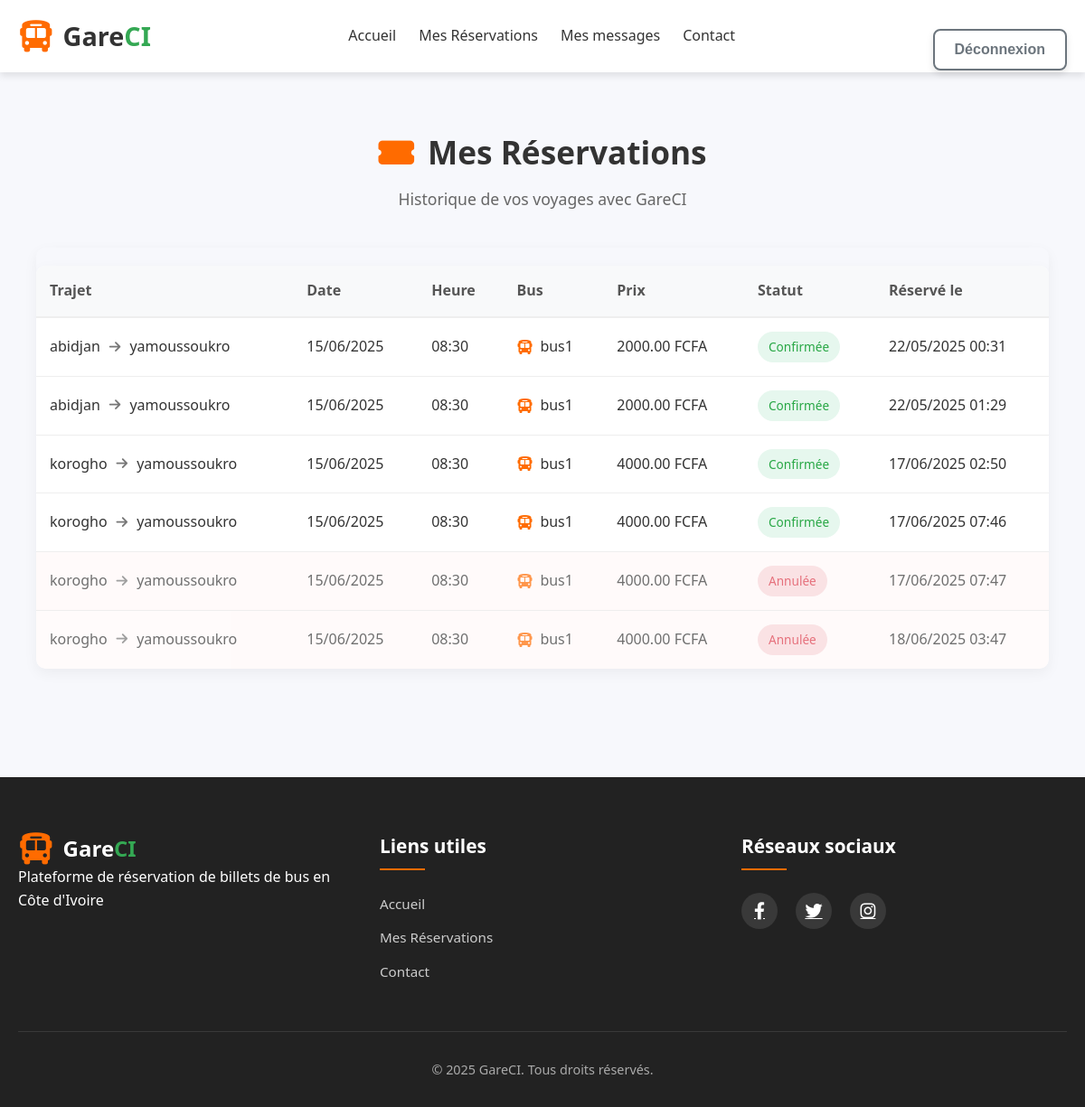
The page /reservations/list/ (signed in) on the database its author committed.
### reservations/models.py (models this page shows, shortened)
class Reservation(models.Model):
    STATUS_CHOICES = [
        ('P', 'En attente'),
        ('C', 'Confirmée'),
        ('X', 'Annulée'),
    ]
    user = models.ForeignKey(settings.AUTH_USER_MODEL, on_delete=models.CASCADE)
    departure = models.ForeignKey(Departure, on_delete=models.CASCADE)
    status = models.CharField(max_length=1, choices=STATUS_CHOICES, default='P')
    booked_at = models.DateTimeField(auto_now_add=True)

### trips/models.py (models this page shows, shortened)
class Departure(models.Model):
    trip = models.ForeignKey(Trip, on_delete=models.CASCADE)
    bus = models.ForeignKey(Bus, on_delete=models.CASCADE)
    date = models.DateField()
    time = models.TimeField()
    is_active = models.BooleanField(default=True)
    class Meta:
        ordering = ['date', 'time']  # Tri par défaut par date puis heure

class Trip(models.Model):
    origin = models.CharField(max_length=100)       # Ville de départ
    destination = models.CharField(max_length=100)  # Ville d'arrivée
    category = models.ForeignKey(Category, on_delete=models.CASCADE)
    description = models.TextField(blank=True)
    price = models.DecimalField(max_digits=10, decimal_places=2, default=0)  # Prix du trajet

class Bus(models.Model):
    name = models.CharField(max_length=100)
    capacity = models.PositiveIntegerField()
    def __str__(self):
        return self.name

### reservations/views.py (the view)
# urls.py: path('reservations/', ReservationAdminListView.as_view(), name='reservation_list'),
@login_required
def reservation_list(request):
    reservations = Reservation.objects.filter(user=request.user)
    return render(request, 'reservations/reservation_list.html', {'reservations': reservations})

### reservations/templates/reservations/reservation_list.html (shortened to what this page needs)
{% extends 'base.html' %}
{% block content %}
<div class="reservations-container">
    <div class="reservations-header">
        <h1><i class="fas fa-ticket-alt"></i> Mes Réservations</h1>
        <p class="subtitle">Historique de vos voyages avec GareCI</p>
    </div>
    {% if user.is_authenticated %}
        {% if reservations %}
        <div class="reservations-table-container">
            <table class="reservations-table">
                <thead>
                    <tr>
                        <th>Trajet</th>
                        <th>Date</th>
                        <th>Heure</th>
                        <th>Bus</th>
                        <th>Prix</th>
                        <th>Statut</th>
                        <th>Réservé le</th>
                    </tr>
                </thead>
                <tbody>
                    {% for reservation in reservations %}
                    <tr class="reservation-row {% if reservation.status == 'X' %}cancelled{% elif reservation.status == 'P' %}pending{% endif %}">
                        <td data-label="Trajet">
                            <div class="trip-info">
                                <span class="origin">{{ reservation.departure.trip.origin }}</span>
                                <i class="fas fa-arrow-right"></i>
                                <span class="destination">{{ reservation.departure.trip.destination }}</span>
                            </div>
                        </td>
                        <td data-label="Date">{{ reservation.departure.date|date:"d/m/Y" }}</td>
                        <td data-label="Heure">{{ reservation.departure.time|time:'H:i' }}</td>
                        <td data-label="Bus">
                            <div class="bus-info">
                                <i class="fas fa-bus"></i> {{ reservation.departure.bus }}
                            </div>
                        </td>
                        <td data-label="Prix">{{ reservation.departure.trip.price }} FCFA</td>
                        <td data-label="Statut">
                            <span class="status-badge
                                {% if reservation.status == 'C' %}confirmed
                                {% elif reservation.status == 'P' %}pending
                                {% else %}cancelled{% endif %}">
                                {% if reservation.status == 'P' %}En attente
                                {% elif reservation.status == 'C' %}Confirmée
                                {% elif reservation.status == 'X' %}Annulée{% endif %}
                            </span>
                        </td>
                        <td data-label="Réservé le">{{ reservation.booked_at|date:'d/m/Y H:i' }}</td>
                    </tr>
                    {% endfor %}
                </tbody>
            </table>
        </div>
        {% endif %}
    {% endif %}
</div>
{% endblock %}

### static/css/base.css (style rules this page uses)
:root { --primary-color: #FF6B00; --secondary-color: #34A853; --text-color: #333; --bg-color: #f9f9f9; --footer-bg: #222; --shadow-default: 0 4px 8px rgba(0, 0, 0, 0.1); }
* { margin: 0; padding: 0; box-sizing: border-box; }
body { font-family: 'Segoe UI', Tahoma, Geneva, Verdana, sans-serif; line-height: 1.6; color: var(--text-color); background-color: var(--bg-color); position: relative; min-height: 100vh; }

### static/css/home.css (style rules this page uses)
* { margin: 0; padding: 0; box-sizing: border-box; }
body { font-family: 'Segoe UI', Tahoma, Geneva, Verdana, sans-serif; line-height: 1.6; color: #333; background-color: #f7f8fc; min-height: 100vh; display: flex; flex-direction: column; }
.reservations-table { width: 100%; border-collapse: collapse; background-color: white; border-radius: 10px; box-shadow: 0 5px 15px rgba(0, 0, 0, 0.05); overflow: hidden; margin-top: 20px; }
.reservations-table th, .reservations-table td { padding: 12px 15px; text-align: left; border-bottom: 1px solid #e0e0e0; }
.reservations-table th { background-color: #f9f9f9; font-weight: 600; }

### static/css/reservationliste.css (style rules this page uses)
.reservations-container { max-width: 1200px; margin: 40px auto; padding: 0 20px; }
.reservations-header { text-align: center; margin-bottom: 40px; }
.reservations-header h1 { color: #333; font-size: 2.2rem; margin-bottom: 10px; display: flex; align-items: center; justify-content: center; }
.reservations-header h1 i { margin-right: 15px; color: #FF6B00; }
.reservations-header .subtitle { color: #666; font-size: 1.1rem; }
.reservations-table-container { overflow-x: auto; box-shadow: 0 5px 15px rgba(0, 0, 0, 0.05); border-radius: 10px; margin-bottom: 40px; }
.reservations-table { width: 100%; border-collapse: collapse; background-color: white; }
.reservations-table th { background-color: #f8f9fa; padding: 15px; text-align: left; font-weight: 600; color: #555; border-bottom: 2px solid #eee; }
.reservations-table td { padding: 15px; border-bottom: 1px solid #eee; vertical-align: middle; }
.reservations-table tr:last-child td { border-bottom: none; }
.reservation-row.cancelled { opacity: 0.7; background-color: #fff9f9; }
.trip-info { display: flex; align-items: center; gap: 10px; }
.trip-info i { color: #777; font-size: 0.9rem; }
.bus-info { display: flex; align-items: center; gap: 8px; }
.bus-info i { color: #FF6B00; }
.status-badge { display: inline-block; padding: 6px 12px; border-radius: 20px; font-size: 0.85rem; font-weight: 500; }
.status-badge.confirmed { background-color: #e6f7ee; color: #28a745; }
.status-badge.cancelled { background-color: #f8d7da; color: #dc3545; }

### static/css/search.css (style rules this page uses)
.trip-info { display: flex; align-items: center; gap: 10px; }
.trip-info i { color: #777; font-size: 0.9rem; }
.bus-info { display: flex; align-items: center; gap: 8px; }
.bus-info i { color: #FF6B00; }

### rows shown on the page
Reservation: departure.trip.origin "abidjan", departure.trip.destination "yamoussoukro", departure "15/06/2025", departure.time "08:30", departure.bus "bus1", departure.trip.price "2000.00", status "Confirmée", booked_at "22/05/2025 00:31"
Reservation: departure.trip.origin "abidjan", departure.trip.destination "yamoussoukro", departure "15/06/2025", departure.time "08:30", departure.bus "bus1", departure.trip.price "2000.00", status "Confirmée", booked_at "22/05/2025 01:29"
Reservation: departure.trip.origin "korogho", departure.trip.destination "yamoussoukro", departure "15/06/2025", departure.time "08:30", departure.bus "bus1", departure.trip.price "4000.00", status "Confirmée", booked_at "17/06/2025 02:50"
Reservation: departure.trip.origin "korogho", departure.trip.destination "yamoussoukro", departure "15/06/2025", departure.time "08:30", departure.bus "bus1", departure.trip.price "4000.00", status "Confirmée", booked_at "17/06/2025 07:46"
Reservation: departure.trip.origin "korogho", departure.trip.destination "yamoussoukro", departure "15/06/2025", departure.time "08:30", departure.bus "bus1", departure.trip.price "4000.00", status "Annulée", booked_at "17/06/2025 07:47"
Reservation: departure.trip.origin "korogho", departure.trip.destination "yamoussoukro", departure "15/06/2025", departure.time "08:30", departure.bus "bus1", departure.trip.price "4000.00", status "Annulée", booked_at "18/06/2025 03:47"
